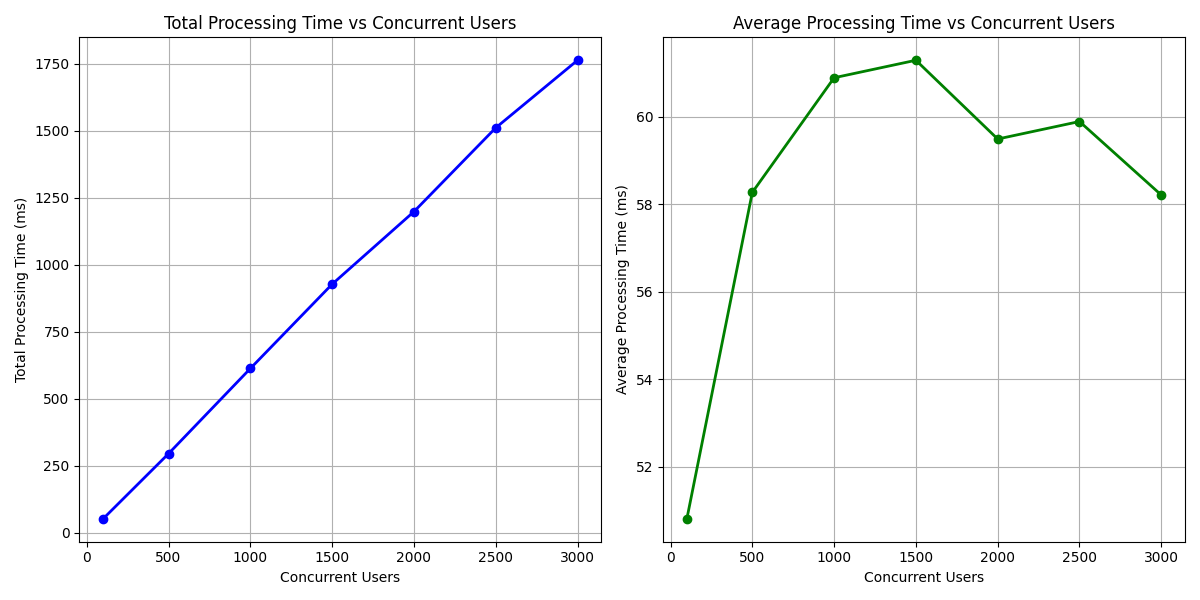

Write the Python code that produced this figure.
import matplotlib.pyplot as plt
import numpy as np

# Performance data from load test
concurrent_users = [100, 500, 1000, 1500, 2000, 2500, 3000]
total_processing_time = [52.62, 295.60, 613.19, 927.64, 1198.13, 1510.72, 1762.67]
avg_processing_time = [50.81, 58.27, 60.89, 61.29, 59.49, 59.89, 58.21]

plt.figure(figsize=(12, 6))

# Total Processing Time
plt.subplot(1, 2, 1)
plt.plot(concurrent_users, total_processing_time, marker='o', color='blue', linewidth=2)
plt.title('Total Processing Time vs Concurrent Users')
plt.xlabel('Concurrent Users')
plt.ylabel('Total Processing Time (ms)')
plt.grid(True)

# Average Processing Time
plt.subplot(1, 2, 2)
plt.plot(concurrent_users, avg_processing_time, marker='o', color='green', linewidth=2)
plt.title('Average Processing Time vs Concurrent Users')
plt.xlabel('Concurrent Users')
plt.ylabel('Average Processing Time (ms)')
plt.grid(True)

plt.tight_layout()
plt.savefig('c:/Users/tshoj/celestial-sphere/backend/performance-metrics-visualization.png')
plt.close()

# Generate additional performance insights
def analyze_performance():
    scaling_efficiency = np.polyfit(concurrent_users, total_processing_time, 1)
    linear_scaling_rate = scaling_efficiency[0]
    
    print(f"Linear Scaling Rate: {linear_scaling_rate:.4f} ms per concurrent user")
    
    performance_stability = np.std(avg_processing_time)
    print(f"Performance Stability (Standard Deviation): {performance_stability:.2f} ms")

analyze_performance()
